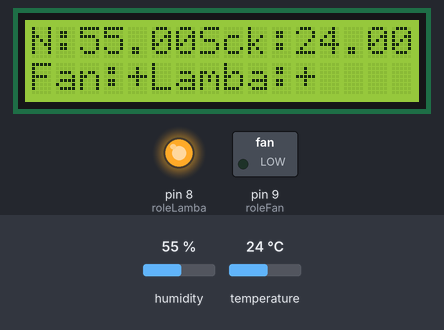
Bench run of a sketch on a simulated Arduino Uno, built with avr-gcc and run on an emulated ATmega328P. Parts: 16×2 character LCD, switched loads named in the sketch (green lamp = pin HIGH), output pins drawn as LEDs (lit = HIGH). The test bench sets the inputs (shaded band); at power-on: humidity 55 %, temperature 24 °C. What the sketch prints to the serial monitor is not drawn.

Above: at 2.7 s.
2.8 s: humidity set to 58 %
At 6.8 s:
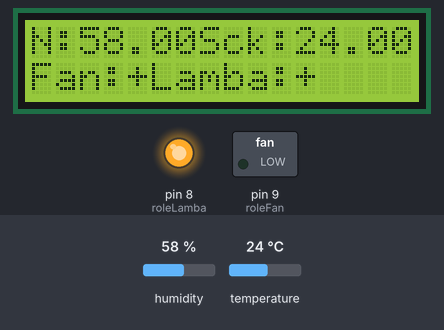
7.7 s: humidity set to 61 %
At 11.5 s:
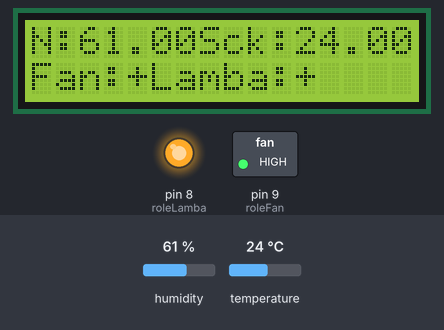
11.9 s: temperature set to 41 °C
At 15.1 s:
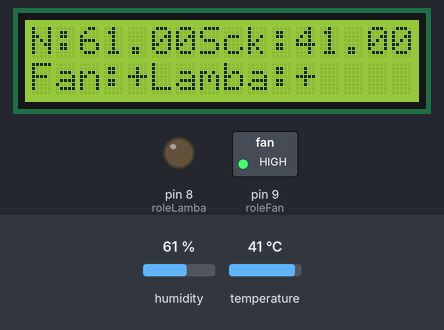
16.0 s: humidity set to 22 %
At 19.9 s:
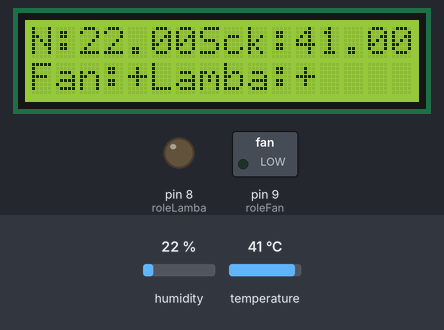
20.2 s: temperature set to 37 °C
At 23.5 s:
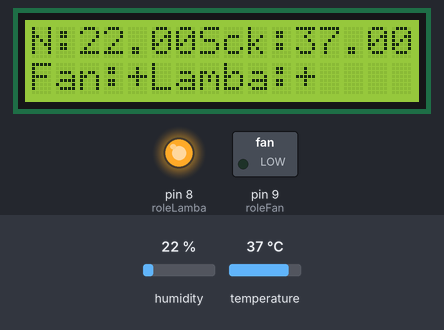
Timing chart, 0 to 25.0 s (numbered marks = the images above; inputs shaded):
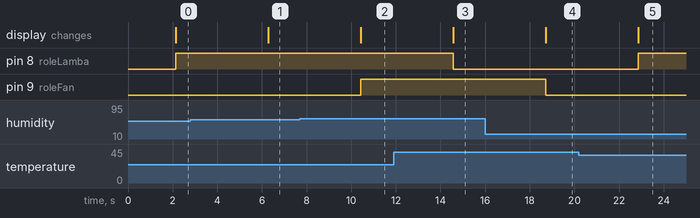

Measured:
- the behaviour switches between 59 and 60 % on humidity (found by bisection; images 1 and 2)
- the behaviour switches between 39 and 38 °C on temperature (found by bisection; images 4 and 5)
- after the input at 2.8 s, the display: changes after 3.5 s (image 1)
- after the input at 7.7 s, pin 9 (roleFan): LOW → HIGH after 2.7 s; the display: changes after 2.7 s (image 2)
- after the input at 11.9 s, pin 8 (roleLamba): HIGH → LOW after 2.7 s; the display: changes after 2.7 s (image 3)
- after the input at 16.0 s, pin 9 (roleFan): HIGH → LOW after 2.7 s; the display: changes after 2.7 s (image 4)
- after the input at 20.2 s, pin 8 (roleLamba): LOW → HIGH after 2.7 s; the display: changes after 2.7 s (image 5)

The sketch:

arduino-incubator.ino
```cpp
#include "DHT.h"
#include <LiquidCrystal_I2C.h>
LiquidCrystal_I2C lcd(0x27, 16, 2);
#define DHTPIN 2
#define DHTTYPE DHT11
DHT dht(DHTPIN, DHTTYPE);
#define roleLamba 8
#define roleFan 9

void setup() {
  Serial.begin(9600);
  Serial.println(F("DHTxx test!"));
  dht.begin();
  lcd.init();
  lcd.backlight();//lcd başladı
  pinMode(roleLamba, OUTPUT);
  pinMode(roleFan, OUTPUT);

}

void loop() {

  //*********dht basla
  float h = dht.readHumidity();
  // Read temperature as Celsius (the default)
  float t = dht.readTemperature();
  // Read temperature as Fahrenheit (isFahrenheit = true)
  float f = dht.readTemperature(true);

  // Check if any reads failed and exit early (to try again).
  if (isnan(h) || isnan(t) || isnan(f)) {
    Serial.println(F("Failed to read from DHT sensor!"));
    return;
  }

  // Compute heat index in Fahrenheit (the default)
  float hif = dht.computeHeatIndex(f, h);
  // Compute heat index in Celsius (isFahreheit = false)
  float hic = dht.computeHeatIndex(t, h, false);

  Serial.print(F("Humidity: "));
  Serial.print(h);
  Serial.print(F("%  Temperature: "));
  Serial.print(t);
  Serial.print(F("°C "));
  Serial.print(f);
  Serial.print(F("°F  Heat index: "));
  Serial.print(hic);
  Serial.print(F("°C "));
  Serial.print(hif);
  Serial.println(F("°F"));
  delay(2000);
  //*************dht bitis

  //**************ekran basla
  lcd.home();
  lcd.print("N:");
  lcd.print(h);  // yazdırılacak yazı
  lcd.print("Sck:");
  lcd.print(t);
  lcd.setCursor(0, 1);  //yazının yazılacağı satır ve sütün sayısı
  lcd.print("Fan:");
  if (roleFan)
    lcd.print("+");
  else
    lcd.print("-");
  lcd.print("Lamba:");
  if (roleLamba)
    lcd.print("+");
  else
    lcd.print("-");
  lcd.setCursor(0, 2);
  //*******************ekran bitis


  //*********lamba aç
  if (t < 36)
    digitalWrite(roleLamba, HIGH);
  else
    digitalWrite(roleLamba, LOW);


  //*********lamab kapat
  if (t > 38)
    digitalWrite(roleLamba, LOW);
  else
    digitalWrite(roleLamba, HIGH);


  //*********fan aç
  if (h > 70)
    digitalWrite(roleFan, HIGH);
  else
    digitalWrite(roleFan, LOW);


  //*********fan kapat
  if (h < 60)
    digitalWrite(roleFan, LOW);
  else
    digitalWrite(roleFan, HIGH);

}
```
